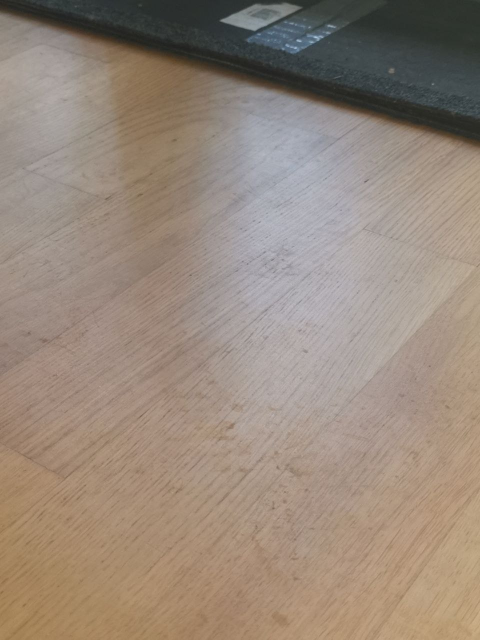
#> input picture images/Dirt  front of balcony 2.jpg, 960 x 1280 px, found by its file name (shown at 1/2 size); its folder holds 4 pictures in this run
$ jupyter execute --allow-errors protest.ipynb   (older library calls are emulated)
#> lines starting #> are read from the running program, lines starting #| are printed output that depends on the picture
[cell 1]
import os
import shutil
from docx import *
from docx.shared import Inches
from PIL import Image
from docx.enum.text import WD_ALIGN_PARAGRAPH
import shutil
from docx2pdf import convert

PATH = '../Batmaid/'
IMG_PATH = PATH + 'images/'
IMG_PATH_RESIZED = PATH + 'images_resized/'
TEST_IMG = IMG_PATH + 'Living Room.jpg'
TEST_IMG_RESIZED = TEST_IMG[:-4] + '_resized.jpg'
IMG_INCHES = 5.5
OUTPUT_DIR = PATH + 'output/'

[cell 2]
if os.path.isdir(IMG_PATH_RESIZED):
    shutil.rmtree(IMG_PATH_RESIZED)
if os.path.isdir(OUTPUT_DIR):
    shutil.rmtree(OUTPUT_DIR)

if not os.path.isdir(IMG_PATH_RESIZED):
    os.mkdir(IMG_PATH_RESIZED)
if not os.path.isdir(OUTPUT_DIR):
    os.mkdir(OUTPUT_DIR)

[cell 3]
for img_name in os.listdir(IMG_PATH):
    im = Image.open(IMG_PATH + img_name)
#> im is the input picture: PIL image 960x1280 RGB; mean R, G, B 151.2, 136, 122.9
    width, height = im.size
#> width = 960; height = 1280
    new_height = int(height/2)
#> new_height = 640
    new_width  = int(new_height * width / height)
#> new_width = 480
    new_im = im.resize((new_width, new_height), Image.ANTIALIAS)
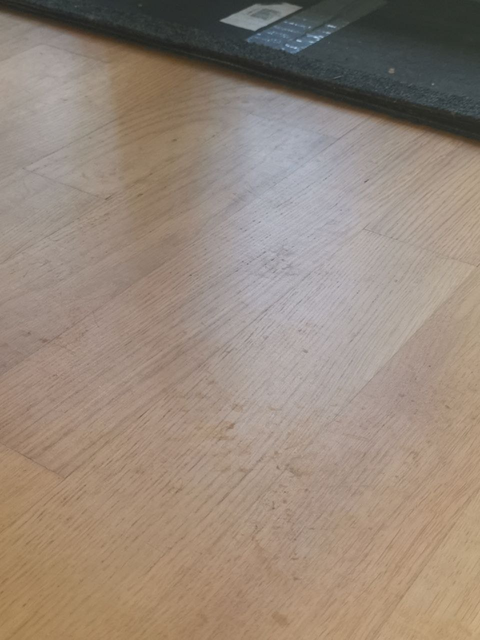
#> new_im: PIL image 480x640 RGB; mean R, G, B 151.2, 136, 122.9
    new_im.save(IMG_PATH_RESIZED + img_name[:-4] + '_resized.jpg')
#> pass 2 of the loop `for img_name in os.listdir(IMG_PATH):`:
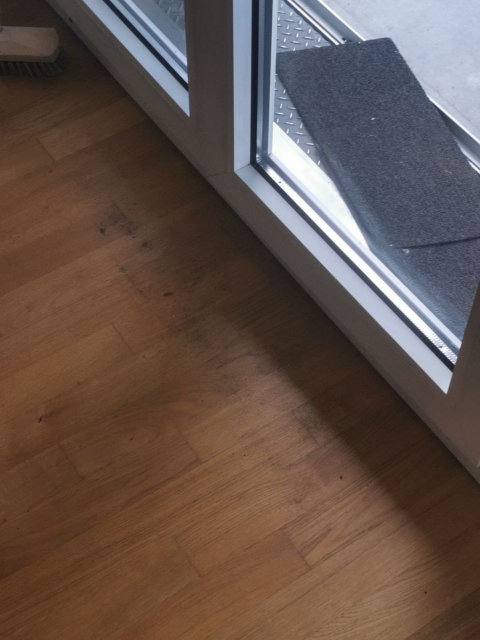
#> input picture images/Dirt front of balcony 1.jpg, 960 x 1280 px, found by its file name (shown at 1/2 size)
#> im is the input picture: PIL image 960x1280 RGB; mean R, G, B 99.3, 82.2, 74.1
#> `new_im = im.resize((new_width, new_height), Image.ANTIALIAS)`:
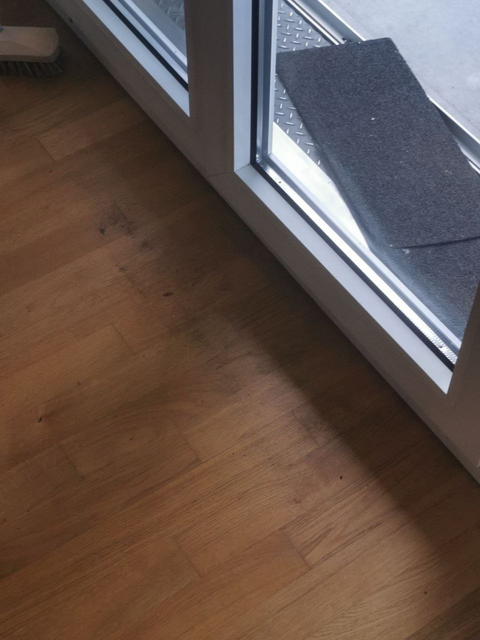
#> new_im: PIL image 480x640 RGB; mean R, G, B 99.3, 82.2, 74.1
#> pass 3 of the loop `for img_name in os.listdir(IMG_PATH):`:
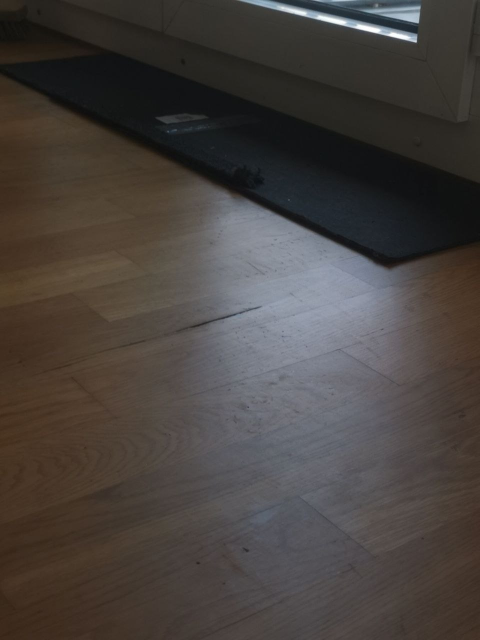
#> input picture images/Dirt front of balcony 3.jpg, 960 x 1280 px, found by its file name (shown at 1/2 size)
#> im is the input picture: PIL image 960x1280 RGB; mean R, G, B 71.1, 65.5, 62.1
#> `new_im = im.resize((new_width, new_height), Image.ANTIALIAS)`:
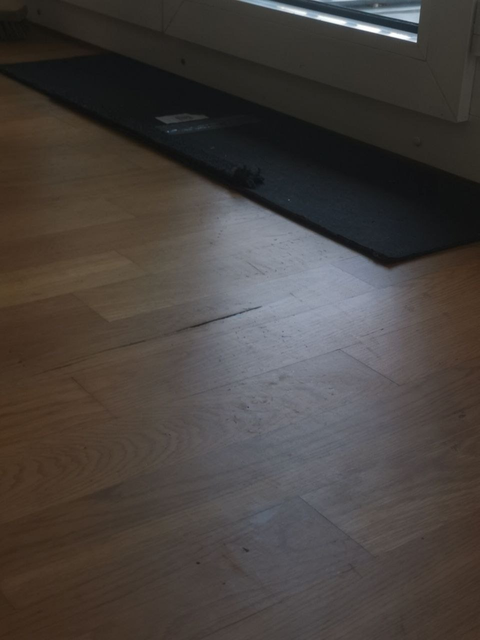
#> new_im: PIL image 480x640 RGB; mean R, G, B 71.1, 65.5, 62.1
#> the loop made 4 passes; the first 3 are shown
